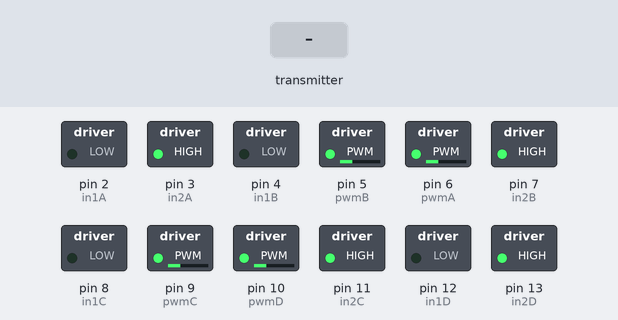
A sketch run on a simulated Arduino Mega 2560, built with avr-gcc and run on an emulated ATmega2560. Shown: switched loads named in the sketch (green lamp = pin HIGH). The inputs (shaded band) are chosen by the test bench.

Above: at 1.2 s.
1.3 s: the transmitter starts sending readChannel.0 = 1000
At 1.8 s:
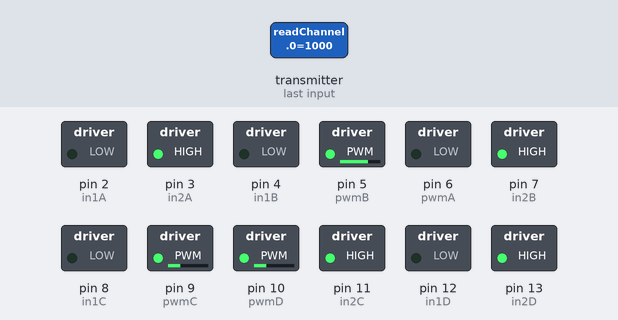
2.8 s: the transmitter starts sending readChannel.1 = 1000
At 3.7 s:
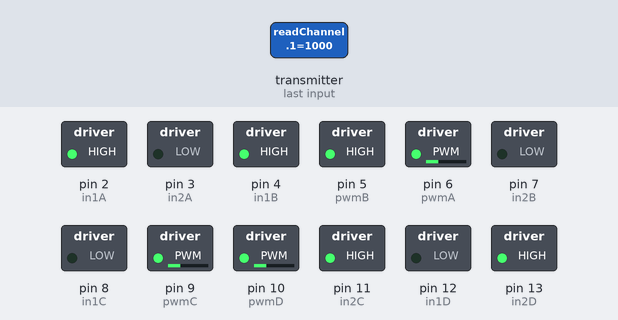
4.3 s: the transmitter starts sending readChannel.2 = 1000
At 4.8 s:
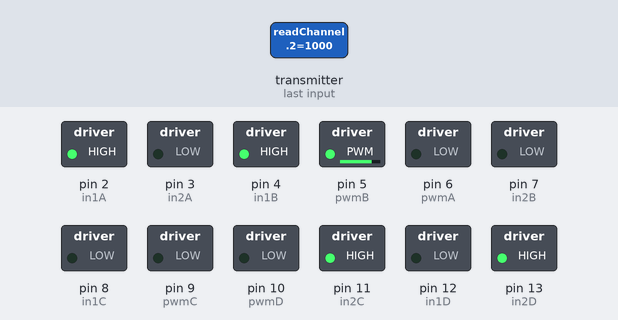
5.8 s: the transmitter starts sending readChannel.5 = 2000
At 6.7 s:
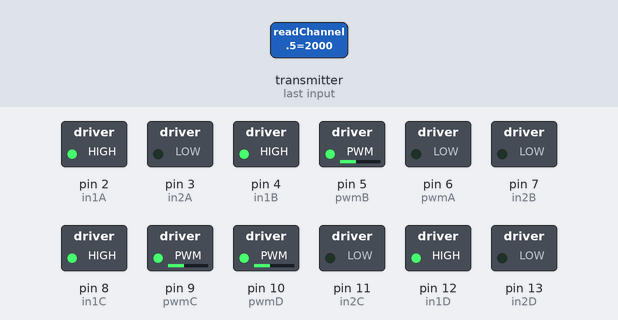
7.3 s: the transmitter starts sending readChannel.0 = 1250
At 8.5 s:
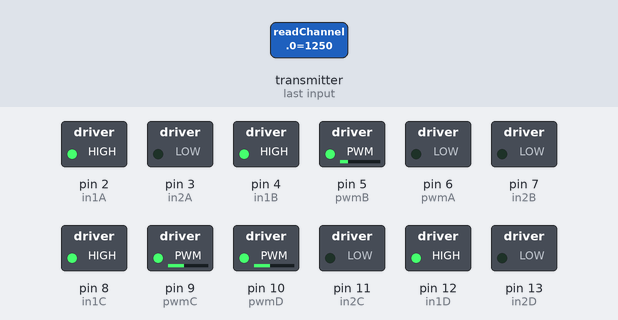
8.8 s: the transmitter starts sending readChannel.1 = 1250
At 9.7 s:
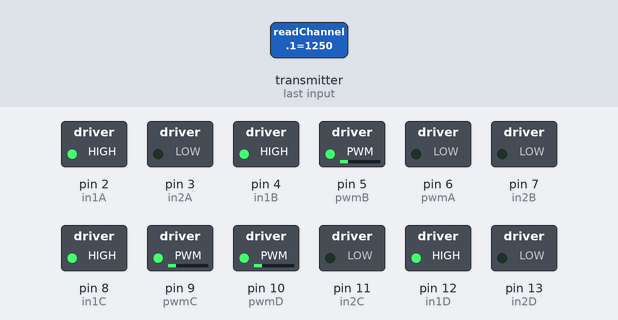
Timing chart, 0 to 11.3 s (numbered marks = the images above; inputs shaded):
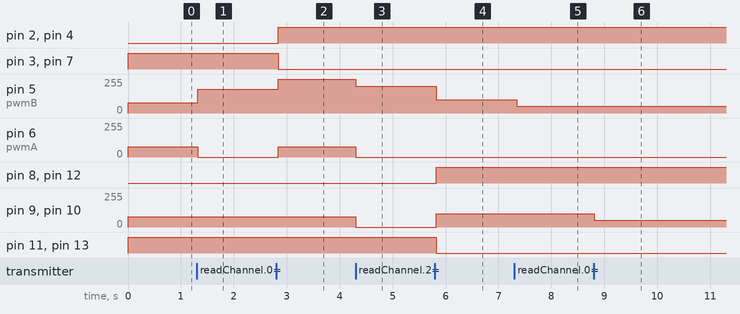

The sketch:

ROV_MEC_ROBOT.ino
```cpp
/* RC CAR, Translated from Bluetooth Amazon Car to work with Arduino Mega, Flysky FS-I6X Controller and Receiver and Adafruit Motor Shield v2.3

  Special thanks to Youtube Channel "DroneBot Workshop" for providing a Template for the Code - https://dronebotworkshop.com/radio-control-arduino-car/
  Channel functions by Ricardo Paiva - https://gist.github.com/werneckpaiva/

  Written by Enrique Lopez - reference "https://enriquelopezcode.github.io/projects/rc_car" and click on the Arduino Projects Hub link for required parts and wiring  */

//Include Libraries
#include <Wire.h>

#include <IBusBM.h>

//MOTOR A
#define pwmA 6
#define in1A 2
#define in2A 3
//MOTOR B
#define pwmB 5
#define in1B 4
#define in2B 7
//MOTOR C
#define pwmC 9
#define in1C 8
#define in2C 11
//MOTOR D
#define pwmD 10
#define in1D 12
#define in2D 13


// Create iBus Object and Channel Values
IBusBM ibus;

int rcCH1 = 0;  // Left - Right
int rcCH2 = 0;  // Maju
int rcCH3 = 0;  // Speed
int rcCH6 = 0;  // Nyelam

//Motor Speed Variables
int motor1speed = 0;
int motor2speed = 0;
int motor3speed = 0;
int motor4speed = 0;

//Motor Direction variables
int motor1dir = 0;
int motor2dir = 0;
int motor3dir = 0;
int motor4dir = 0;

// Read the number of a given channel and convert to the range provided.
// If the channel is off, return the default value (by Ricardo Paiva)
int readChannel(byte channelInput, int minLimit, int maxLimit, int defaultValue) {
  uint16_t ch = ibus.readChannel(channelInput);
  if (ch < 100) return defaultValue;
  return map(ch, 1000, 2000, minLimit, maxLimit);
}

bool readSwitch(byte channelInput, bool defaultValue) {
  int intDefaultValue = (defaultValue) ? 100 : 0;
  int ch = readChannel(channelInput, 0, 100, intDefaultValue);
  return (ch > 50);
}


// Control Motor 1
void mControl1(int mspeed, int mdir) {
  analogWrite(pwmA, mspeed);
  if (mdir == 1) {
    // Motor forward
    digitalWrite(in1A, HIGH);
    digitalWrite(in2A, LOW);
  } else {
    // Motor backward
    digitalWrite(in1A, LOW);
    digitalWrite(in2A, HIGH);
  }
}

// Control Motor 2
void mControl2(int mspeed, int mdir) {
  analogWrite(pwmB, mspeed);
  if (mdir == 1) {
    // Motor forward
    digitalWrite(in1B, HIGH);
    digitalWrite(in2B, LOW);
  } else {
    // Motor backward
    digitalWrite(in1B, LOW);
    digitalWrite(in2B, HIGH);
  }
}

void mControl3(int mspeed, int mdir) {
  analogWrite(pwmC, mspeed);
  if (mdir == 1) {
    // Motor forward
    digitalWrite(in1C, HIGH);
    digitalWrite(in2C, LOW);
  } else {
    // Motor backward
    digitalWrite(in1C, LOW);
    digitalWrite(in2C, HIGH);
  }
}
void mControl4(int mspeed, int mdir) {
  analogWrite(pwmD, mspeed);
  if (mdir == 1) {
    // Motor forward
    digitalWrite(in1D, HIGH);
    digitalWrite(in2D, LOW);
  } else {
    // Motor backward
    digitalWrite(in1D, LOW);
    digitalWrite(in2D, HIGH);
  }
}

void setup() {
  //Call begin on Motorshield Object and Delay for Connection
  Serial.begin(115200);
  ibus.begin(Serial);

  pinMode(pwmA, OUTPUT);
  pinMode(in1A, OUTPUT);
  pinMode(in2A, OUTPUT);

  pinMode(pwmB, OUTPUT);
  pinMode(in1B, OUTPUT);
  pinMode(in2B, OUTPUT);

  pinMode(pwmC, OUTPUT);
  pinMode(in1C, OUTPUT);
  pinMode(in2C, OUTPUT);

  pinMode(pwmD, OUTPUT);
  pinMode(in1D, OUTPUT);
  pinMode(in2D, OUTPUT);

}

void loop() {
  //Get Channel Values
  rcCH1 = readChannel(0, -100, 100, 0); // kanan kiri
  rcCH2 = readChannel(1, -100, 100, 0); //maju mundur
  rcCH3 = readChannel(2, 0, 155, 0); // speed
  //  rcCH5 = readChannel(4, -100, 100, 0);
  rcCH6 = readSwitch(5, false); //Nyelam

  //Motor Speeds Channel 3
  motor1speed = rcCH3;
  motor2speed = rcCH3;
  motor3speed = rcCH3;
  motor4speed = rcCH3;

  if (rcCH6 == 1) {
    //MODE PROPELLER ATAS
    if (rcCH2 >= 0) {
      //NYELAM
      motor3dir = -1;
      motor4dir = -1;
    } else {
      //NAIK
      motor3dir = 1;
      motor4dir = 1;
    }
    //ABSOLUTE TAMBAH SPEED
    motor3speed = motor3speed + abs(rcCH2);
    motor4speed = motor4speed + abs(rcCH2);
  } else {
    //MODE PROPPELER BELAKANG
    if (rcCH2 >= 0) {
      //MAJU
      motor1dir = -1;
      motor2dir = -1;
    } else {
      //MAJU
      motor1dir = 1;
      motor2dir = 1;
    }
    //ABSOLUTE TAMBAH SPEED
    motor1speed = motor1speed + abs(rcCH2);
    motor2speed = motor2speed + abs(rcCH2);
  }

  // SET BELOK KANAN KIRI
  motor1speed = motor1speed + rcCH1;
  motor2speed = motor2speed - rcCH1;
  //  motor3speed = motor3speed - rcCH1;
  //  motor4speed = motor4speed - rcCH1;

  // Ensure that speeds are between 0 and 255
  motor1speed = constrain(motor1speed, 0, 255);
  motor2speed = constrain(motor2speed, 0, 255);
  motor3speed = constrain(motor3speed, 0, 255);
  motor4speed = constrain(motor4speed, 0, 255);

  //Drive Motors
  mControl1(motor1speed, motor1dir);
  mControl2(motor2speed, motor2dir);
  mControl3(motor3speed, motor3dir);
  mControl4(motor4speed, motor4dir);
  //small delay
  delay(50);
}
```

Measured:
- after the input at 1.3 s, pin 5 (pwmB): 77/255 → 177/255 at once; pin 6 (pwmA): 77/255 → 0/255 at once
- after the input at 2.8 s, pin 2 (in1A), pin 4 (in1B): LOW → HIGH at once; pin 3 (in2A), pin 7 (in2B): HIGH → LOW at once; pin 5 (pwmB): 177/255 → 255/255 at once; pin 6 (pwmA): 0/255 → 77/255 at once
- after the input at 4.3 s, pin 5 (pwmB): 255/255 → 200/255 at once; pin 6 (pwmA), pin 9 (pwmC), pin 10 (pwmD): 77/255 → 0/255 at once
- after the input at 5.8 s, pin 5 (pwmB): 200/255 → 100/255 at once; pin 8 (in1C), pin 12 (in1D): LOW → HIGH at once; pin 9 (pwmC), pin 10 (pwmD): 0/255 → 100/255 at once; pin 11 (in2C), pin 13 (in2D): HIGH → LOW at once
- after the input at 7.3 s, pin 5 (pwmB): 100/255 → 50/255 at once
- after the input at 8.8 s, pin 9 (pwmC), pin 10 (pwmD): 100/255 → 50/255 at once
